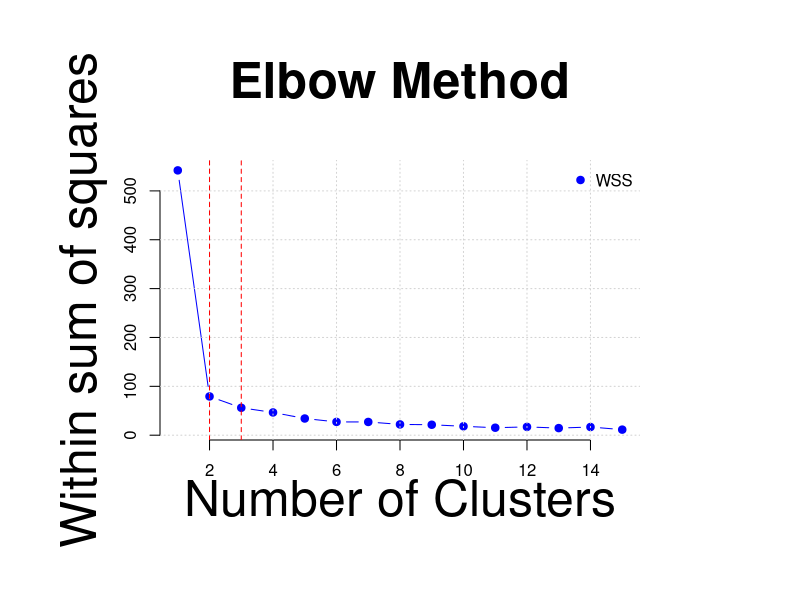
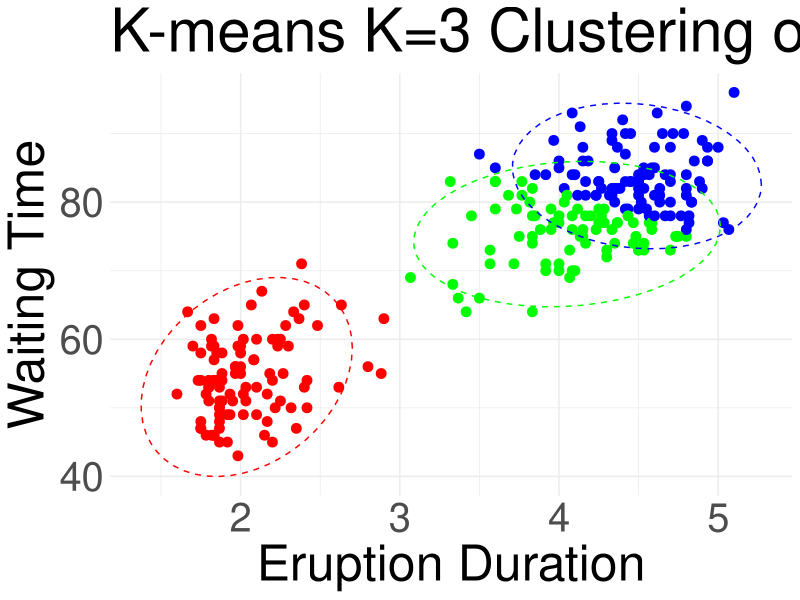

These figures' R source, in order:
data(faithful)
head(faithful)
summary(faithful)
faithful_scaled <- scale(faithful)
wss <- (nrow(faithful_scaled)-1)*sum(apply(faithful_scaled,2,var))
for (i in 2:15) wss[i] <- sum(kmeans(faithful_scaled, centers=i)$withinss)


par(mar = c(8, 8, 8, 8))

plot(1:15, wss, type="b", xlab="Number of Clusters", ylab="Within sum of squares",
     main="Elbow Method",
     pch=19, frame=FALSE, col="blue",
     cex.lab=3,  # 调整 xlab 和 ylab 的字体大小
     cex.main=3)   # 调整 main 的字体大小
grid(nx = NULL, ny = NULL, col = "lightgray", lty = "dotted")
abline(v=3, col="red", lty=2)
abline(v=2, col='red', lty=2)
legend("topright", legend=c("WSS"), col="blue", pch=19, bty="n")

set.seed(99) 
kmeans_result <- kmeans(faithful_scaled, centers=3)

kmeans_result$cluster
kmeans_result$centers

# install.packages("ggplot2")
library(ggplot2)

faithful$cluster <- as.factor(kmeans_result$cluster)
cluster_colors <- c("1" = "red", "2" = "blue", "3" = "green")

ggplot(faithful, aes(x=eruptions, y=waiting, color=cluster)) + 
  geom_point(size=3) + 
  stat_ellipse(aes(group=cluster), type="norm", linetype=2) + 
  scale_color_manual(values = cluster_colors, guide = FALSE) +
  labs(title="K-means K=3 Clustering of Old Faithful Data", 
       x="Eruption Duration", 
       y="Waiting Time") +
  theme_minimal() +
  theme(
    text = element_text(size = 36) 
  )
